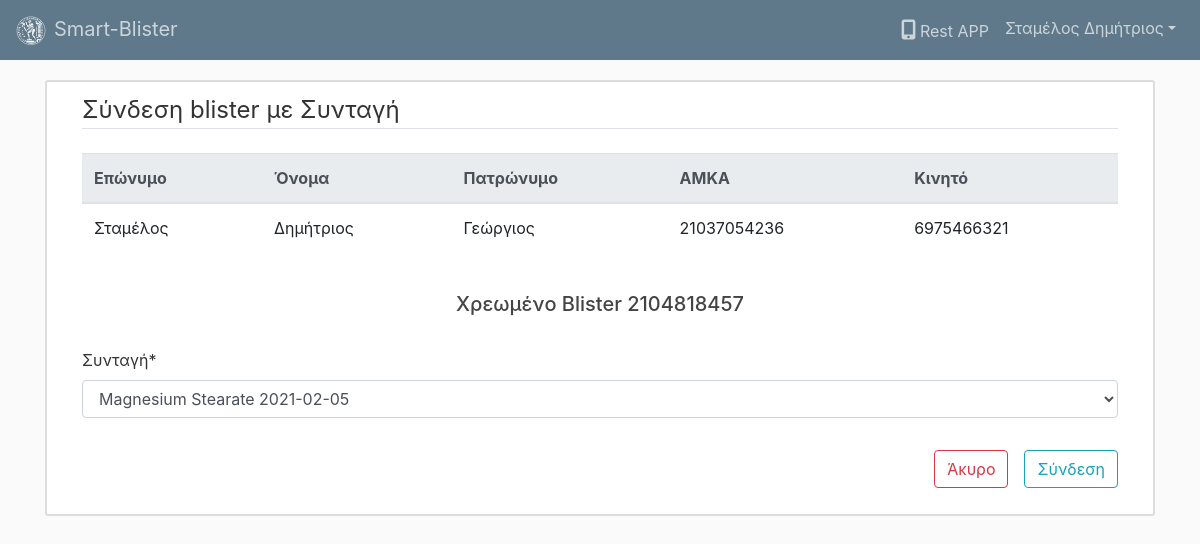
Screenshot of /pharmacist/blister/prescription/7/7/ (signed in) with the database file from the repository.
### users/models.py (models this page shows, shortened)
class PatientProfile(models.Model):
	user = models.OneToOneField(User,on_delete=models.CASCADE)
	doctor = models.ForeignKey(DoctorProfile, on_delete=models.SET_NULL, blank=True, null=True)

class UserProfile(models.Model):
	id_type_choices = (
		(1,'Αστυνομική'),
		(2,'Διαβατήριο'),
		(3,'Στρατιωτική')
	)
	user = models.OneToOneField(User,on_delete=models.CASCADE)
	amka = models.CharField(max_length=11,unique=True,default='')
	birthdate = models.DateField(default=timezone.now)
	cell_phone = models.BigIntegerField(blank=True)
	id_num = models.CharField(max_length=8,unique=True,default='')
	id_type = models.PositiveSmallIntegerField(choices=id_type_choices,default=1)
	id_date_issued = models.DateField(default=timezone.now)
	id_place_issued = models.CharField(max_length=100,default='')
	father_name = models.CharField(max_length=50,blank=True)
	is_doctor = models.BooleanField(default=False)
	is_pharmacist = models.BooleanField(default=False)
	is_pharmacy = models.BooleanField(default=False)
	is_patient = models.BooleanField(default=False)

### pharmacist/models.py (models this page shows, shortened)
class Blister(models.Model):
	serial = models.CharField(max_length=20)
	patient = models.ForeignKey(PatientProfile, null=True, on_delete=models.PROTECT)
	pharmacist = models.ForeignKey(PharmacistProfile, null=True, on_delete=models.CASCADE)
	charge_date = models.DateField(default=timezone.now)

class BlisterPrescription(models.Model):
	blister = models.ForeignKey(Blister, on_delete=models.PROTECT)
	prescription = models.ForeignKey(Prescription, on_delete=models.PROTECT)

### pharmacist/views.py (the view)
# urls.py: path('blister/prescription/<int:patient_id>/<int:blister_id>/',views.blisterPrescription, name='blisterPrescription'),
@login_required
def blisterPrescription(request,patient_id,blister_id):
	blister = Blister.objects.get(id=blister_id)
	if request.method == 'POST':
		try:
			bp = BlisterPrescription.objects.get(blister=blister)
			form = BlisterPrescriptionForm(request.POST,instance=bp, patient_id=patient_id)
		except BlisterPrescription.DoesNotExist:
			form = BlisterPrescriptionForm(request.POST, patient_id=patient_id)
		if form.is_valid():
			blisterPrescription = form.save(commit=False)
			blisterPrescription.blister = blister
			patient = PatientProfile.objects.get(id=patient_id)
			blisterPrescription.save()
			return redirect('pharmacist:chargedBlisters', patient_id=patient.id)
		else:
			print("not valid form")
			print(form.errors)
	else:
		patient = PatientProfile.objects.get(id=patient_id)
		try:
			bp = BlisterPrescription.objects.get(blister=blister)
			form = BlisterPrescriptionForm(instance=bp, patient_id=patient_id)
		except BlisterPrescription.DoesNotExist:
			form = BlisterPrescriptionForm(patient_id=patient_id)
	context = {
		'title':'Σύνδεση blister με συνταγή',
		'form':form,
		'patient':patient,
		'blister': blister
	}
	return render(request,'pharmacist/blister_prescription.html', context)

### pharmacist/forms.py
class BlisterPrescriptionForm(forms.ModelForm):
	def __init__(self, *args, **kwargs):
		patient_id = kwargs.pop('patient_id')
		super(BlisterPrescriptionForm, self).__init__(*args, **kwargs)
		self.fields['prescription'] = forms.ModelChoiceField(label='Συνταγή',queryset=Prescription.objects.filter(patient__id=patient_id).order_by('-date_issued'))
	class Meta:
		model = BlisterPrescription
		fields = ['prescription']

### doctor/models.py (called while the page is built)
	def __str__(self):
		return self.medicine+' '+str(self.date_issued)

### pharmacist/templates/pharmacist/blister_prescription.html (shortened to what this page needs)
{% extends "dashboard/base.html" %}
{% load crispy_forms_tags %}
{% block body_block %}
  <div class="content-section">
    <div class="container mb-4">
      <legend class="border-bottom mb-4">Σύνδεση blister με Συνταγή</legend>
    </div>
    <div class="container">
       <div class="table-responsive">
        <table class="table">
          <thead class="thead-light">
            <tr>
              <th>Επώνυμο</th>
              <th>Όνομα</th>
              <th>Πατρώνυμο</th>
              <th>ΑΜΚΑ</th>
              <th>Κινητό</th>
            </tr>
          </thead>
          <tbody>
            <tr>
                <td>{{ patient.user.last_name }}</td>
                <td>{{ patient.user.first_name }}</td>
                <td>{{ patient.user.userprofile.father_name }}</td>
                <td>{{ patient.user.userprofile.amka }} </td>
                <td>{{ patient.user.userprofile.cell_phone}}</td>
            </tr>
            </tbody>
        </table>
      </div>
      <br>
      <div class="text-center"><h5>Χρεωμένo Blister {{ blister.serial }}</h5></div>
      <br>
      <div>
        <form method="POST">
          <fieldset class="form-group">
          {{ form|crispy }}
          </fieldset>
          <div class="form-group d-flex flex-row-reverse">
            <button class="btn btn-outline-info ml-3" type="submit">Σύνδεση</button>
            <a href="{% url 'pharmacist:chargedBlisters' patient.id %}" class="btn btn-outline-danger">Άκυρο</a>
          </div>
         </form>
       </div>
      </div>
  </div>
{% endblock %}

### dashboard/templates/dashboard/base.html (shortened to what this page needs)
{% load static %}
<!DOCTYPE html>
<html>
<head>
  <link rel="stylesheet" href="https://stackpath.bootstrapcdn.com/bootstrap/4.5.0/css/bootstrap.min.css">
  <link rel="stylesheet" type="text/css" href="{% static 'dashboard/css/main.css' %}">
</head>
<body>
  <header class="site-header">
    <nav class="navbar fixed-top navbar-expand-sm navbar-dark bg-steel">
      <a class="navbar-brand mr-4" href="{% url 'dashboard:index' %}">
        <img class="mr-2" src="{% static 'dashboard/img/pyrforos.png' %}" width="30" height="30" alt="pyrforos" loading="lazy">Smart-Blister
      </a>
      <div class="collapse navbar-collapse" id="navbarToggler">
        <ul class="navbar-nav ml-auto">
          <li class="nav-item"><a class="nav-link" href="https://letscode.gr/static/download/Rest.apk"><i class="fas fa-mobile-alt p-1" style="font-size:20px;"></i>Rest APP</a></li>
          {% if user.is_authenticated %}
            <li class="nav-item dropdown">
              <a class="nav-link dropdown-toggle" href="#" id="navbardrop" data-toggle="dropdown">{{ user.last_name }} {{ user.first_name }}</a>
            </li>
          {% else %}
            <li class="nav-item"><a class="nav-link" href="{% url 'users:registration' %}">Εγγραφή</a></li>
            <li class="nav-item"><a class="nav-link" href="{% url 'login' %}">Σύνδεση</a></li>
          {% endif %}
        </ul>
      </div>
    </nav>
  </header>
  <main role="main" class="container">
    {% block body_block %}
    {% endblock %}
  </main>
</body>
</html>

### dashboard/static/dashboard/css/main.css (style rules this page uses)
body { background: #fafafa; color: #333333; margin-top: 5rem; }
h1, h2, h3, h4, h5, h6 { color: #444444; }
ul { margin:0; }
.bg-steel { background-color: #5f788a; }
.site-header .navbar-nav .nav-link { color: #cbd5db; }
.site-header .navbar-brand { color: #cbd5db; }
.content-section { background: #ffffff; padding: 10px 20px; border: 2px solid #dddddd; border-radius: 3px; margin-bottom: 20px; }
th, td { padding: 10px; }
select { width: 100%; padding: 2px; border: none; }

### rows the page displays
PatientProfile: user.last_name "Σταμέλος", user.first_name "Δημήτριος", user.userprofile.father_name "Γεώργιος", user.userprofile.amka "21037054236", user.userprofile.cell_phone "6975466321"
Blister: serial "2104818457"
BlisterPrescription: prescription "Magnesium Stearate 2021-02-05"

### other values shown
{{ user.last_name }} "Σταμέλος"
{{ user.first_name }} "Δημήτριος"
